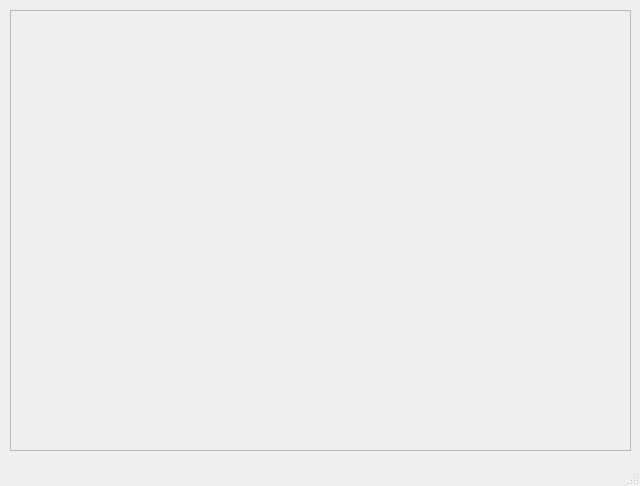
<?xml version="1.0" encoding="UTF-8"?>
<ui version="4.0">
 <class>nav</class>
 <widget class="QMainWindow" name="nav">
  <property name="geometry">
   <rect>
    <x>0</x>
    <y>0</y>
    <width>640</width>
    <height>486</height>
   </rect>
  </property>
  <property name="windowTitle">
   <string>MainWindow</string>
  </property>
  <widget class="QWidget" name="centralwidget">
   <widget class="QScrollArea" name="scrollArea">
    <property name="geometry">
     <rect>
      <x>10</x>
      <y>10</y>
      <width>621</width>
      <height>441</height>
     </rect>
    </property>
    <property name="widgetResizable">
     <bool>true</bool>
    </property>
    <widget class="QWidget" name="mapView">
     <property name="geometry">
      <rect>
       <x>0</x>
       <y>0</y>
       <width>619</width>
       <height>439</height>
      </rect>
     </property>
    </widget>
   </widget>
  </widget>
  <widget class="QStatusBar" name="statusbar"/>
 </widget>
 <resources/>
 <connections/>
</ui>
